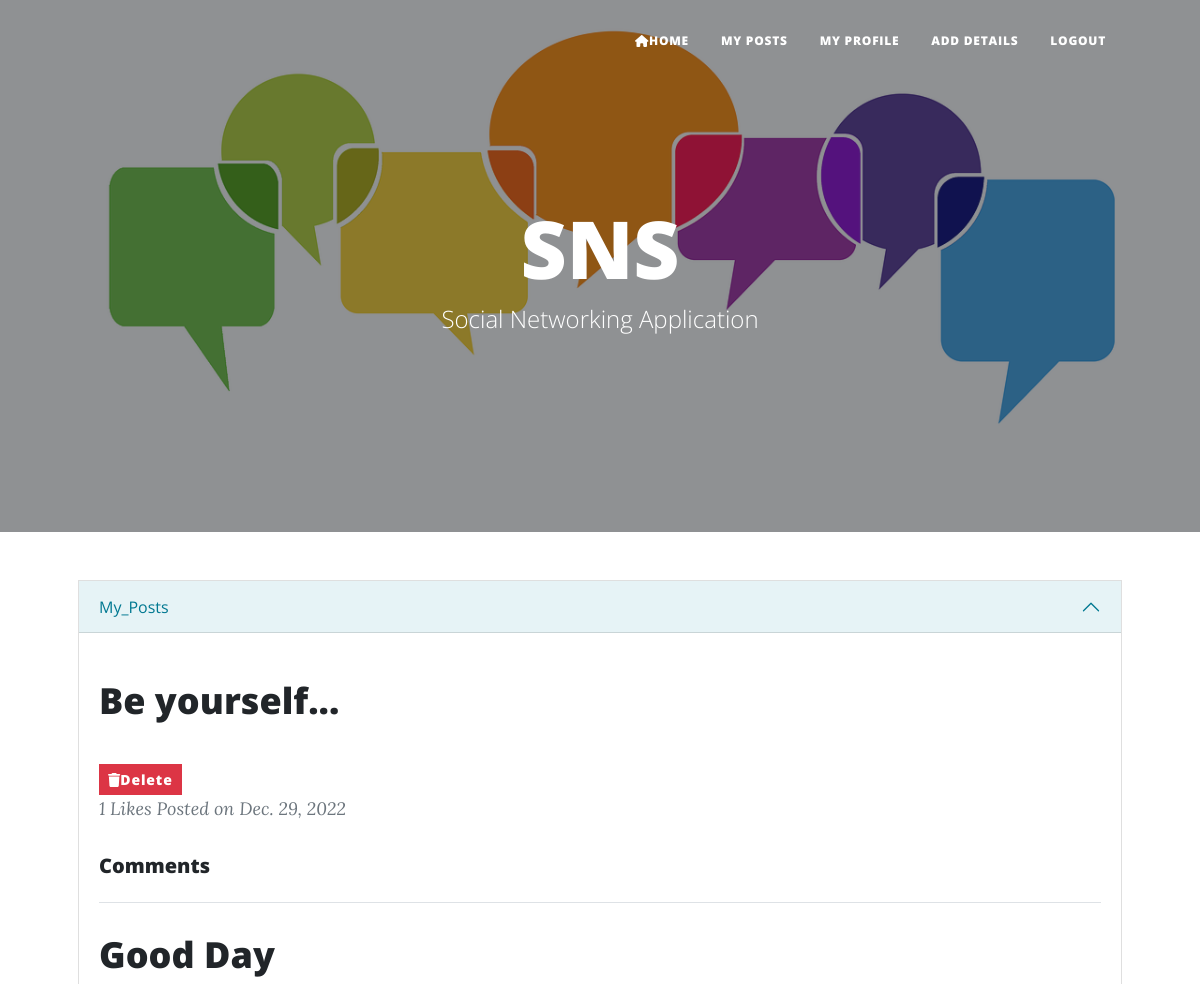
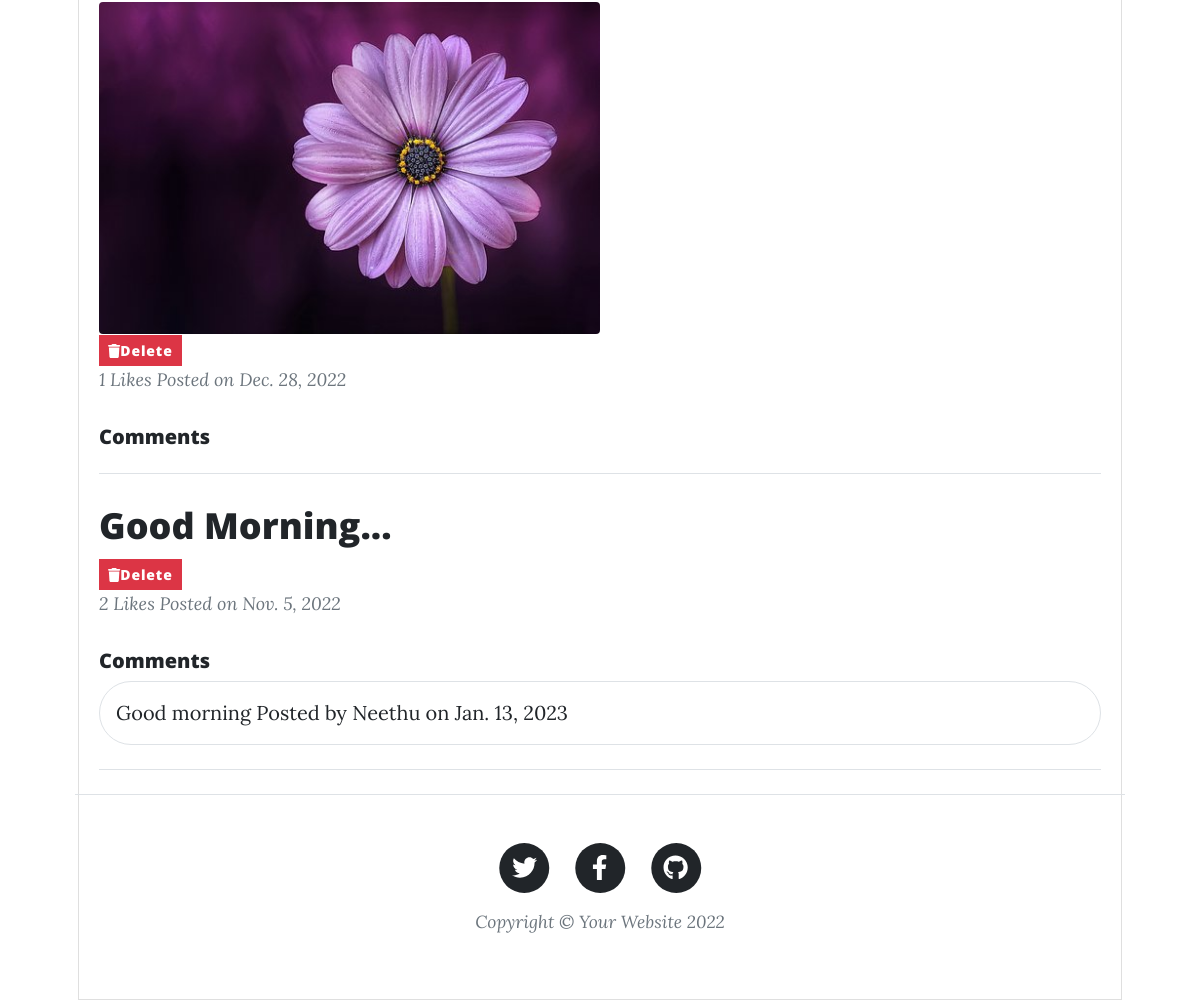
/web/myposts (signed in), run on the app's committed database (2 pictures, top to bottom).
### api/models.py (models this page shows, shortened)
class Posts(models.Model):
    title=models.CharField(max_length=200)
    image=models.ImageField(upload_to="images",null=True,blank=True)
    user=models.ForeignKey(User,on_delete=models.CASCADE)
    created_date=models.DateField(auto_now_add=True)
    like=models.ManyToManyField(User,related_name="likes")
    @property
    def post_comments(self):
        return self.comments_set.all()
    @property
    def like_count(self):
        return self.like.all().count()

class Comments(models.Model):
    comment=models.CharField(max_length=200)
    user=models.ForeignKey(User,on_delete=models.CASCADE)
    post=models.ForeignKey(Posts,on_delete=models.CASCADE)
    created_date=models.DateField(auto_now_add=True)
    def __str__(self):
        return self.comment

### snsweb/views.py (the view, shortened to what this page needs)
# urls.py: path("myposts",MyPostView.as_view(),name="my-post"),
@method_decorator(decs,name="dispatch")
class MyPostView(ListView):
    template_name="mypost.html"
    context_object_name="posts"
    def get_queryset(self):
        return Posts.objects.filter(user=self.request.user).order_by("-created_date")

### snsweb/views.py (called while the page is built)
def signin_required(fn):
    def wrapper(request,*args,**kw):
        if not request.user.is_authenticated:
            messages.error(request,"Invalid Session,Login First")
            return redirect("signin")
        else:
            return fn(request,*args,**kw)
    return wrapper

### snsweb/templates/mypost.html (shortened to what this page needs)
{%extends 'base.html'%}
{%block body_block%}
<div class="accordion" id="accordionExample">
    <div class="accordion-item">
      <h2 class="accordion-header" id="headingOne">
        <button class="accordion-button" type="button" data-bs-toggle="collapse" data-bs-target="#collapseOne" aria-expanded="true" aria-controls="collapseOne">
          My_Posts
        </button>
      </h2>
      <div id="collapseOne" class="accordion-collapse collapse show" aria-labelledby="headingOne" data-bs-parent="#accordionExample">
        <div class="accordion-body">
            <div class="row gx-4 gx-lg-5 justify-content-center">
                {%for p in posts%}
                    <div class="post-preview">
                      <a href="post.html">
                        <h2 class="post-title">{{p.title}}</h2>
                    </a>
                        {%if p.image%}
                            <div>
                                <img src="{{p.image.url}}" alt="" class="w-50 rounded">
                            </div>
                            {%endif%}
                        <div class="row">
                          <div class="col"><a href="{%url 'post-delete' p.id%}" class="btn btn-danger btn-sm"><i class="fa fa-trash"></i>Delete</a></div>
                        </div>
                        <p class="post-meta">{{p.like_count}} Likes
                            Posted on {{p.created_date}}
                        </p>
                    <h5 class="post-title">Comments</h5>
                    {%for cmnt in p.post_comments%}
                    <div class="border rounded-pill p-3 mt-2">
                        {{cmnt}}  <span class="post-meta">
                            Posted by
                            <a href="#!">{{cmnt.user}}</a>
                            on {{cmnt.created_date}}
                        </span>
                    </div>
                    {%endfor%}
                    <hr class="my-4" />
                    {%endfor%}
      </div>
    </div>
    {%endblock%}

### snsweb/templates/base.html (shortened to what this page needs)
<!DOCTYPE html>
{%load static%}
<html lang="en">
    <head>
        <link href="{%static 'css/styles.css'%}" rel="stylesheet" />
    </head>
    <body>
        <nav class="navbar navbar-expand-lg navbar-light" id="mainNav">
            <div class="container px-4 px-lg-5">
                <div class="collapse navbar-collapse" id="navbarResponsive">
                    <ul class="navbar-nav ms-auto py-4 py-lg-0">
                        <li class="nav-item"><a class="nav-link px-lg-3 py-3 py-lg-4" href="{%url 'index'%}"><i class="fa fa-home"></i>Home</a></li>
                        <li class="nav-item"><a class="nav-link px-lg-3 py-3 py-lg-4" href="{%url 'my-post'%}">My Posts</a></li>
                        <li class="nav-item"><a class="nav-link px-lg-3 py-3 py-lg-4" href="{%url 'profile-view'%}">My Profile</a></li>
                        <li class="nav-item"><a class="nav-link px-lg-3 py-3 py-lg-4" href="{%url 'fill-detail'%}">Add Details</a></li>
                        <li class="nav-item"><a class="nav-link px-lg-3 py-3 py-lg-4" href="{%url 'sign-out'%}">Logout</a></li>
                    </ul>
                </div>
            </div>
        </nav>
        <header class="masthead" style="background-image: url('{%static 'assets/img/social.png'%}')">
            <div class="container position-relative px-4 px-lg-5">
                <div class="row gx-4 gx-lg-5 justify-content-center">
                    <div class="col-md-10 col-lg-8 col-xl-7">
                        <div class="site-heading">
                            <h1>SNS</h1>
                            <span class="subheading">Social Networking Application</span>
                        </div>
                    </div>
                </div>
            </div>
        </header>
        <div class="container px-4 px-lg-5">
            {%block body_block%}
            {%endblock%}
        </div>
        <footer class="border-top">
            <div class="container px-4 px-lg-5">
                <div class="row gx-4 gx-lg-5 justify-content-center">
                    <div class="col-md-10 col-lg-8 col-xl-7">
                        <ul class="list-inline text-center">
                            <li class="list-inline-item">
                                <a href="#!">
                                    <span class="fa-stack fa-lg">
                                        <i class="fas fa-circle fa-stack-2x"></i>
                                        <i class="fab fa-twitter fa-stack-1x fa-inverse"></i>
                                    </span>
                                </a>
                            </li>
                            <li class="list-inline-item">
                                <a href="#!">
                                    <span class="fa-stack fa-lg">
                                        <i class="fas fa-circle fa-stack-2x"></i>
                                        <i class="fab fa-facebook-f fa-stack-1x fa-inverse"></i>
                                    </span>
                                </a>
                            </li>
                            <li class="list-inline-item">
                                <a href="#!">
                                    <span class="fa-stack fa-lg">
                                        <i class="fas fa-circle fa-stack-2x"></i>
                                        <i class="fab fa-github fa-stack-1x fa-inverse"></i>
                                    </span>
                                </a>
                            </li>
                        </ul>
                        <div class="small text-center text-muted fst-italic">Copyright &copy; Your Website 2022</div>
                    </div>
                </div>
            </div>
        </footer>
    </body>
</html>

### data on the page
Posts: title "Be yourself...", like_count "1", created_date "Dec. 29, 2022"
Posts: title "Good Day", image (picture), like_count "1", created_date "Dec. 28, 2022"
Posts: title "Good Morning...", like_count "2", created_date "Nov. 5, 2022"
Comments: comment "Good morning", user "Neethu", created_date "Jan. 13, 2023"
